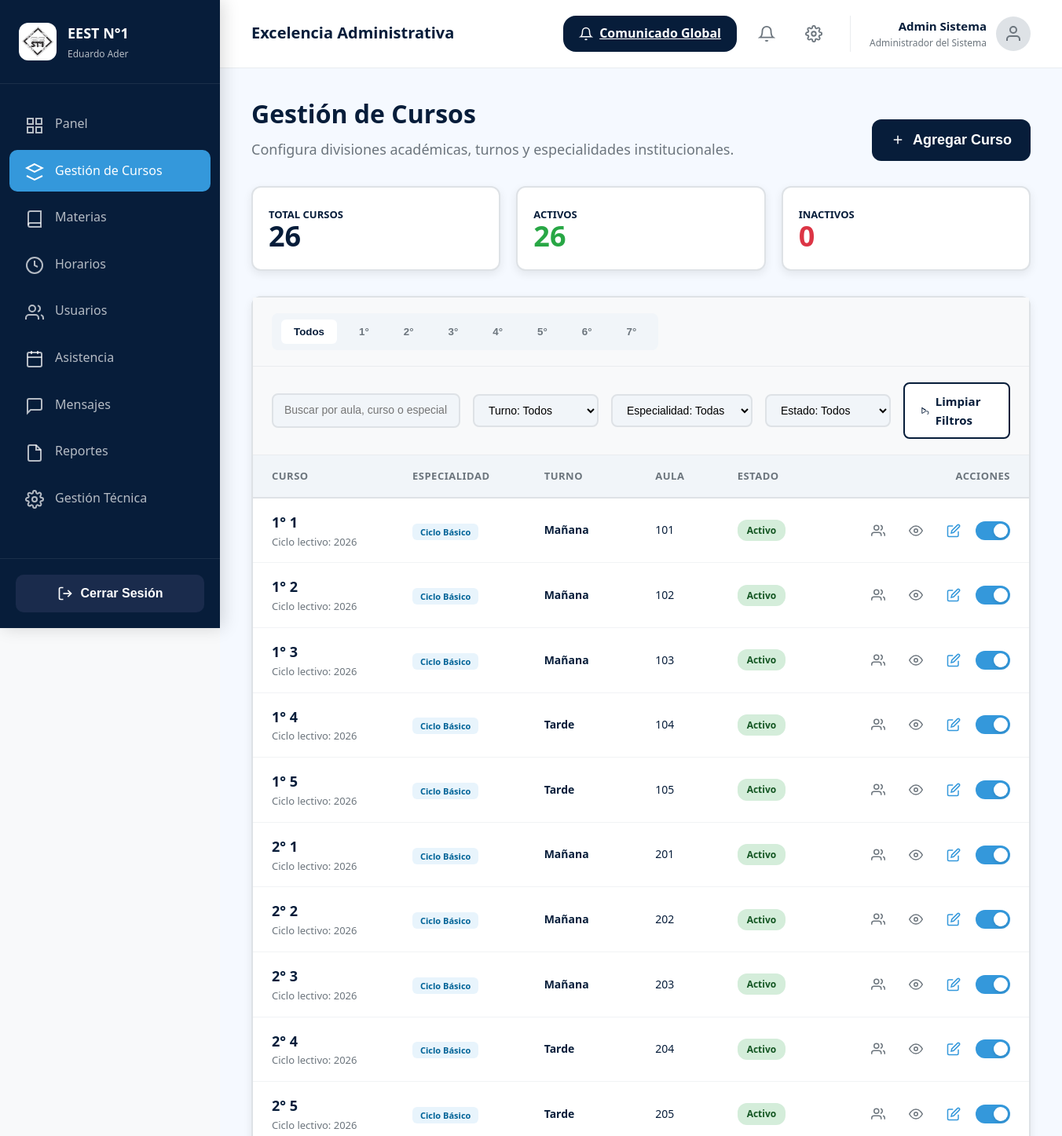
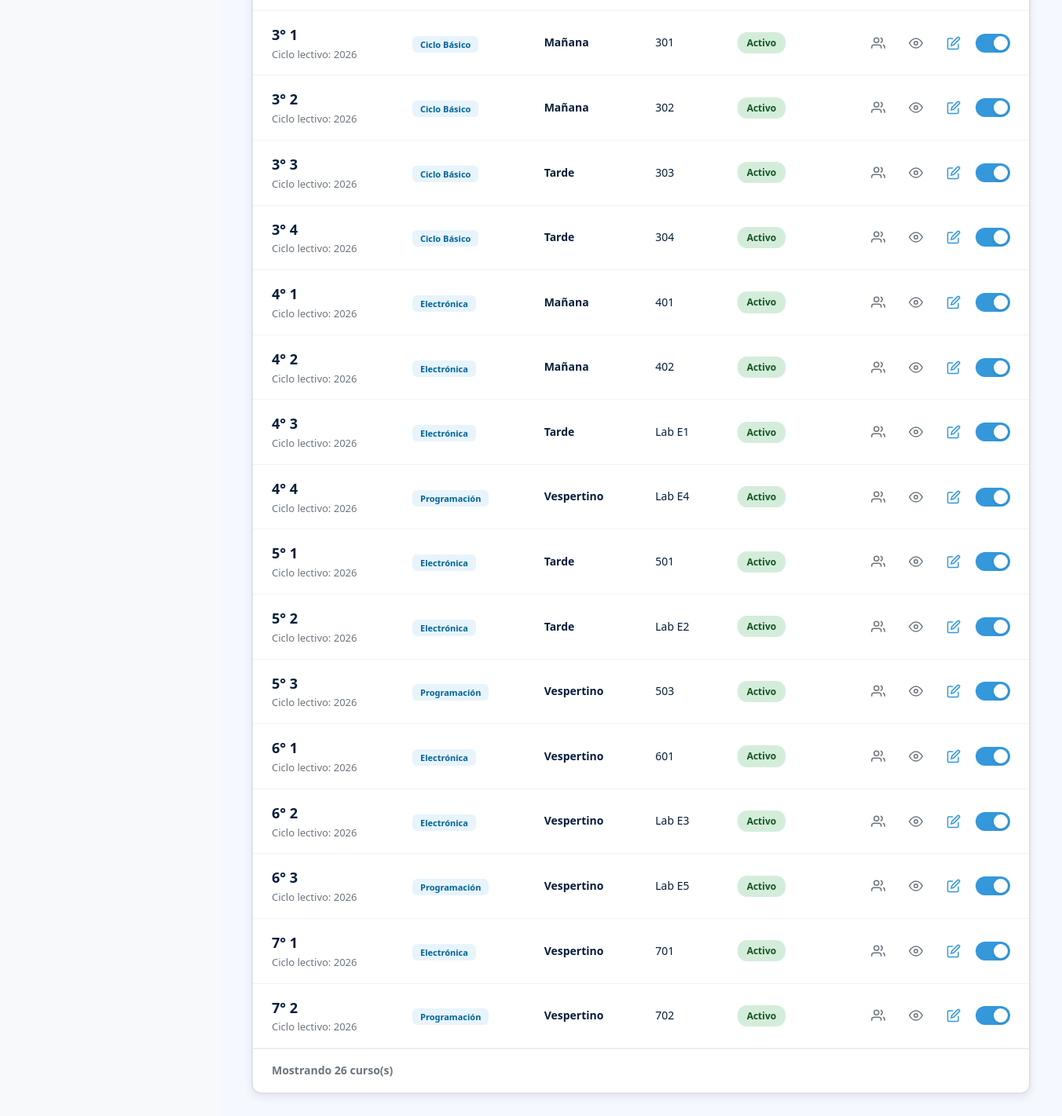
Page /index.php?page=admin/cursos (signed in) on the committed database (2 pictures, top to bottom).
### tables this page shows
CREATE TABLE `usuarios` (
  `id` int(10) UNSIGNED NOT NULL,
  `institucion_id` int(10) UNSIGNED NOT NULL DEFAULT 1,
  `nombre` varchar(100) NOT NULL,
  `apellido` varchar(100) NOT NULL,
  `dni` varchar(15) DEFAULT NULL COMMENT 'Solo para adultos: NULL para alumnos',
  `email` varchar(150) NOT NULL,
  `password_hash` varchar(255) NOT NULL,
  `rol` enum('admin','directivo','preceptor','alumno','padre_tutor') NOT NULL,
  `estado` enum('activo','inactivo','pendiente','rechazado') NOT NULL DEFAULT 'pendiente',
  `foto_perfil` varchar(255) DEFAULT NULL,
  `telefono` varchar(30) DEFAULT NULL,
  `fecha_nacimiento` date DEFAULT NULL,
  `domicilio` varchar(255) DEFAULT NULL,
  `primer_acceso` tinyint(1) NOT NULL DEFAULT 1 COMMENT '1=debe cambiar contraseña',
  `token_recuperacion` varchar(255) DEFAULT NULL,
  `token_expiracion` datetime DEFAULT NULL,
  `ultimo_acceso` datetime DEFAULT NULL,
  `created_at` timestamp NOT NULL DEFAULT current_timestamp(),
  `updated_at` timestamp NOT NULL DEFAULT current_timestamp() ON UPDATE current_timestamp()
);

CREATE TABLE `cursos` (
  `id` int(10) UNSIGNED NOT NULL,
  `institucion_id` int(10) UNSIGNED NOT NULL DEFAULT 1,
  `anio` tinyint(3) UNSIGNED NOT NULL COMMENT '1 al 7',
  `division` tinyint(3) UNSIGNED NOT NULL COMMENT '1ra=1, 2da=2, etc.',
  `turno` enum('mañana','tarde','vespertino') NOT NULL DEFAULT 'mañana',
  `especialidad_id` int(10) UNSIGNED NOT NULL,
  `aula` varchar(50) DEFAULT NULL,
  `ciclo_lectivo` year(4) NOT NULL,
  `estado` enum('activo','inactivo','archivado') NOT NULL DEFAULT 'activo',
  `created_at` timestamp NOT NULL DEFAULT current_timestamp(),
  `updated_at` timestamp NOT NULL DEFAULT current_timestamp() ON UPDATE current_timestamp()
);

CREATE TABLE `especialidades` (
  `id` int(10) UNSIGNED NOT NULL,
  `nombre` varchar(100) NOT NULL,
  `codigo` varchar(20) NOT NULL,
  `ciclo` enum('basico','superior') NOT NULL DEFAULT 'superior',
  `activo` tinyint(1) NOT NULL DEFAULT 1
);

### views/admin/cursos.php (the view, shortened to what the rows shown need)
<?php
require_once __DIR__ . '/../../models/Curso.php';
require_once __DIR__ . '/../../controllers/AdminCursosController.php';
$db = Database::getConnection();
$usuario_id = $_SESSION['usuario_id'];
$stmt = $db->prepare("SELECT * FROM usuarios WHERE id = ? LIMIT 1");
$stmt->execute([$usuario_id]);
$admin_user = $stmt->fetch(PDO::FETCH_ASSOC);
$data = AdminCursosController::index();
$cursos = $data['cursos'];
$stats = $data['stats'];
$filters = $data['filters'];
?>
<div class="dashboard-wrapper">
    <?php require __DIR__ . '/../layouts/sidebar.php'; ?>
    <main class="main-content">
        <header class="dashboard-header">
            <div class="dashboard-header-left">
                <h1>Excelencia Administrativa</h1>
            </div>
            <div class="dashboard-header-right">
                <div class="header-actions">
                    <a href="index.php?page=admin/comunicados" class="header-btn">
                        <svg xmlns="http://www.w3.org/2000/svg" width="18" height="18" viewBox="0 0 24 24" fill="none" stroke="currentColor" stroke-width="2">
                            <path d="M18 8A6 6 0 0 0 6 8c0 7-3 9-3 9h18s-3-2-3-9"/>
                            <path d="M13.73 21a2 2 0 0 1-3.46 0"/>
                        </svg>
                        Comunicado Global
                    </a>
                    <button class="header-icon-btn">
                        <svg xmlns="http://www.w3.org/2000/svg" width="22" height="22" viewBox="0 0 24 24" fill="none" stroke="currentColor" stroke-width="2">
                            <path d="M18 8A6 6 0 0 0 6 8c0 7-3 9-3 9h18s-3-2-3-9"/>
                            <path d="M13.73 21a2 2 0 0 1-3.46 0"/>
                        </svg>
                    </button>
                    <a href="index.php?page=admin/configuracion" class="header-icon-btn">
                    </a>
                </div>
                <a href="index.php?page=admin/perfil" class="header-user">
                    <div class="header-user-info">
                        <div class="name"><?= e($admin_user['nombre'] . ' ' . $admin_user['apellido']) ?></div>
                        <div class="role">Administrador del Sistema</div>
                    </div>
                    <div class="header-avatar">
                        <svg xmlns="http://www.w3.org/2000/svg" viewBox="0 0 24 24" fill="none" stroke="currentColor" stroke-width="2">
                            <path d="M20 21v-2a4 4 0 0 0-4-4H8a4 4 0 0 0-4 4v2"/>
                            <circle cx="12" cy="7" r="4"/>
                        </svg>
                    </div>
                </a>
            </div>
        </header>
        <div class="dashboard-body">
            <div class="page-header">
                <div class="page-title">
                    <h1>Gestión de Cursos</h1>
                    <p>Configura divisiones académicas, turnos y especialidades institucionales.</p>
                </div>
                <button class="btn btn-primary" onclick="openModal('createModal')">
                    <svg xmlns="http://www.w3.org/2000/svg" width="18" height="18" viewBox="0 0 24 24" fill="none" stroke="currentColor" stroke-width="2">
                        <path d="M12 5v14M5 12h14"/>
                    </svg>
                    Agregar Curso
                </button>
            </div>
            <div class="stats-grid" style="grid-template-columns: repeat(3, 1fr);">
                <div class="stat-card">
                    <div class="stat-header">
                        <span style="color: #071D3A; font-weight: 800; font-size: 13px; text-transform: uppercase;">Total Cursos</span>
                    </div>
                    <div class="stat-value" style="color: #071D3A; font-size: 36px; font-weight: 800;"><?= e($stats['total']) ?></div>
                </div>
                <div class="stat-card">
                    <div class="stat-header">
                        <span style="color: #071D3A; font-weight: 800; font-size: 13px; text-transform: uppercase;">Activos</span>
                    </div>
                    <div class="stat-value" style="color: #28A745; font-size: 36px; font-weight: 800;"><?= e($stats['activos']) ?></div>
                </div>
                <div class="stat-card">
                    <div class="stat-header">
                        <span style="color: #071D3A; font-weight: 800; font-size: 13px; text-transform: uppercase;">Inactivos</span>
                    </div>
                    <div class="stat-value" style="color: #DC3545; font-size: 36px; font-weight: 800;"><?= e($stats['inactivos']) ?></div>
                </div>
            </div>
            <div class="data-table-container" style="margin-top: 32px;">
                <form method="GET" action="index.php" style="display: contents;">
                    <div class="table-header">
                        <div class="table-toolbar" style="flex-wrap: wrap; gap: 20px;">
                            <div style="display: flex; align-items: center; gap: 12px; background: #F1F5F9; padding: 8px 12px; border-radius: 8px;">
                                <?php
                                $allBg = empty($filters['anio']) ? 'white' : 'transparent';
                                $allColor = empty($filters['anio']) ? '#071D3A' : '#6C757D';
                                ?>
                                <button type="submit" name="anio" value="" style="background: <?php echo $allBg; ?>; color: <?php echo $allColor; ?>; border: none; border-radius: 6px; padding: 8px 16px; font-weight: 700; cursor: pointer;">Todos</button>
                                <?php for($a=1; $a<=7; $a++):
                                    $bg = ($filters['anio'] == $a) ? 'white' : 'transparent';
                                    $color = ($filters['anio'] == $a) ? '#071D3A' : '#6C757D';
                                ?>
                                    <button type="submit" name="anio" value="<?= e($a) ?>" style="background: <?php echo $bg; ?>; color: <?php echo $color; ?>; border: none; border-radius: 6px; padding: 8px 16px; font-weight: 700; cursor: pointer;"><?= e($a) ?>°</button>
                                <?php endfor; ?>
                            </div>
                        </div>
                    </div>
                    <div class="table-header" style="border-top: none; display: flex; align-items: center; gap: 16px;">
                        <input type="text" class="filter-input" placeholder="Buscar por aula, curso o especialidad..." name="busqueda" value="<?= e($filters['busqueda']) ?>" style="min-width: 240px;">
                        <select class="filter-input" name="turno" style="min-width: 160px;">
                            <option value="">Turno: Todos</option>
                        </select>
                        <select class="filter-input" name="especialidad_id" style="min-width: 180px;">
                            <option value="">Especialidad: Todas</option>
                        </select>
                        <select class="filter-input" name="estado" style="min-width: 160px;">
                            <option value="">Estado: Todos</option>
                        </select>
                        <a href="index.php?page=admin/cursos" class="btn-outline" style="margin-left: auto;">
                            <svg xmlns="http://www.w3.org/2000/svg" width="16" height="16" viewBox="0 0 24 24" fill="none" stroke="currentColor" stroke-width="2">
                                <polyline points="14.5 10 4 4 4 20 14.5 14"/>
                                <path d="M3.5 4L17 14H20a2 2 0 0 1 2 2v4a2 2 0 0 1-2 2h-1"/>
                            </svg>
                            Limpiar Filtros
                        </a>
                    </div>
                </form>
                <table class="data-table" style="width: 100%;">
                    <thead>
                        <tr style="background: #E8F4FC;">
                            <th style="text-align: left; padding: 16px 24px; font-size: 13px; font-weight: 700; color: #6C757D; text-transform: uppercase; letter-spacing: 0.5px;">Curso</th>
                            <th style="text-align: left; padding: 16px 24px; font-size: 13px; font-weight: 700; color: #6C757D; text-transform: uppercase; letter-spacing: 0.5px;">Especialidad</th>
                            <th style="text-align: left; padding: 16px 24px; font-size: 13px; font-weight: 700; color: #6C757D; text-transform: uppercase; letter-spacing: 0.5px;">Turno</th>
                            <th style="text-align: left; padding: 16px 24px; font-size: 13px; font-weight: 700; color: #6C757D; text-transform: uppercase; letter-spacing: 0.5px;">Aula</th>
                            <th style="text-align: left; padding: 16px 24px; font-size: 13px; font-weight: 700; color: #6C757D; text-transform: uppercase; letter-spacing: 0.5px;">Estado</th>
                            <th style="text-align: right; padding: 16px 24px; font-size: 13px; font-weight: 700; color: #6C757D; text-transform: uppercase; letter-spacing: 0.5px;">Acciones</th>
                        </tr>
                    </thead>
                    <tbody>
                        <?php if (empty($cursos)): ?>
                            <tr>
                                <td colspan="6" style="padding: 48px 24px; text-align: center; color: #6C757D;">
                                    No hay cursos para mostrar.
                                </td>
                            </tr>
                        <?php else: ?>
                            <?php foreach ($cursos as $curso): ?>
                                <tr>
                                    <td style="padding: 16px 24px;">
                                        <div style="font-size: 18px; font-weight: 800; color: #071D3A;"><?= e($curso['anio']) ?>° <?= e($curso['division']) ?></div>
                                        <div style="font-size: 13px; color: #6C757D;">Ciclo lectivo: <?= e($curso['ciclo_lectivo']) ?></div>
                                    </td>
                                    <td style="padding: 16px 24px;">
                                        <span class="badge-esp"><?= e($curso['especialidad_nombre']) ?></span>
                                    </td>
                                    <td style="padding: 16px 24px; font-size: 14px; color: #071D3A; font-weight: 600;"><?= e(ucfirst($curso['turno'])) ?></td>
                                    <td style="padding: 16px 24px; font-size: 14px; color: #071D3A;"><?= e($curso['aula'] ?? '—') ?></td>
                                    <td style="padding: 16px 24px;">
                                        <span class="status-badge <?= $curso['estado'] === 'activo' ? 'active' : 'inactive' ?>">
                                            <?= e(ucfirst($curso['estado'])) ?>
                                        </span>
                                    </td>
                                    <td style="padding: 16px 24px; text-align: right;">
                                        <div style="display: flex; justify-content: flex-end; gap: 8px; align-items: center;">
                                            <a href="index.php?page=admin/cursos&curso_id=<?= e($curso['id']) ?>" class="btn-icon" style="color: #6C757D;" title="Ver alumnos">
                                                <svg xmlns="http://www.w3.org/2000/svg" width="18" height="18" viewBox="0 0 24 24" fill="none" stroke="currentColor" stroke-width="2">
                                                    <path d="M17 21v-2a4 4 0 0 0-4-4H5a4 4 0 0 0-4 4v2"/>
                                                    <circle cx="9" cy="7" r="4"/>
                                                    <path d="M23 21v-2a4 4 0 0 0-3-3.87"/>
                                                    <path d="M16 3.13a4 4 0 0 1 0 7.75"/>
                                                </svg>
                                            </a>
                                            <button class="btn-icon" style="color: #6C757D;" onclick="openViewModal(<?= htmlspecialchars(json_encode($curso), ENT_QUOTES, 'UTF-8') ?>)" title="Ver detalles">
                                                <svg xmlns="http://www.w3.org/2000/svg" width="18" height="18" viewBox="0 0 24 24" fill="none" stroke="currentColor" stroke-width="2">
                                                    <path d="M1 12s4-8 11-8 11 8 11 8-4 8-11 8-11-8-11-8z"/>
                                                    <circle cx="12" cy="12" r="3"/>
                                                </svg>
                                            </button>
                                            <button class="btn-icon" style="color: #3498DB;" onclick="openEditModal(<?= htmlspecialchars(json_encode($curso), ENT_QUOTES, 'UTF-8') ?>)" title="Editar">
                                                <svg xmlns="http://www.w3.org/2000/svg" width="18" height="18" viewBox="0 0 24 24" fill="none" stroke="currentColor" stroke-width="2">
                                                    <path d="M11 4H4a2 2 0 0 0-2 2v14a2 2 0 0 0 2 2h14a2 2 0 0 0 2-2v-7"/>
                                                    <path d="M18.5 2.5a2.121 2.121 0 0 1 3 3L12 15l-4 1 1-4 9.5-9.5z"/>
                                                </svg>
                                            </button>
                                            <form method="POST" action="index.php" style="display: inline;">
                                                <label class="toggle-switch" style="display: inline-flex; cursor: pointer;">
                                                    <span class="toggle-slider"></span>
                                                </label>
                                            </form>
                                        </div>
                                    </td>
                                </tr>
                            <?php endforeach; ?>
                        <?php endif; ?>
                    </tbody>
                </table>
                <div style="display: flex; justify-content: space-between; align-items: center; padding: 16px 24px; border-top: 1px solid #E9ECEF;">
                    <div style="color: #6C757D; font-size: 14px; font-weight: 600;">Mostrando <?= e(count($cursos)) ?> curso(s)</div>
                </div>
            </div>
        </div>
    </main>
</div>

### rows in the picture
usuarios: nombre+apellido "Admin Sistema"
cursos: anio "1", division "1", ciclo_lectivo "2026", especialidad.nombre "Ciclo Básico", turno "Mañana", aula "101", estado "Activo"
cursos: anio "1", division "2", ciclo_lectivo "2026", especialidad.nombre "Ciclo Básico", turno "Mañana", aula "102", estado "Activo"
cursos: anio "1", division "3", ciclo_lectivo "2026", especialidad.nombre "Ciclo Básico", turno "Mañana", aula "103", estado "Activo"
cursos: anio "1", division "4", ciclo_lectivo "2026", especialidad.nombre "Ciclo Básico", turno "Tarde", aula "104", estado "Activo"
cursos: anio "1", division "5", ciclo_lectivo "2026", especialidad.nombre "Ciclo Básico", turno "Tarde", aula "105", estado "Activo"
cursos: anio "2", division "1", ciclo_lectivo "2026", especialidad.nombre "Ciclo Básico", turno "Mañana", aula "201", estado "Activo"
cursos: anio "2", division "2", ciclo_lectivo "2026", especialidad.nombre "Ciclo Básico", turno "Mañana", aula "202", estado "Activo"
cursos: anio "2", division "3", ciclo_lectivo "2026", especialidad.nombre "Ciclo Básico", turno "Mañana", aula "203", estado "Activo"
cursos: anio "2", division "4", ciclo_lectivo "2026", especialidad.nombre "Ciclo Básico", turno "Tarde", aula "204", estado "Activo"
cursos: anio "2", division "5", ciclo_lectivo "2026", especialidad.nombre "Ciclo Básico", turno "Tarde", aula "205", estado "Activo"
cursos: anio "3", division "1", ciclo_lectivo "2026", especialidad.nombre "Ciclo Básico", turno "Mañana", aula "301", estado "Activo"
cursos: anio "3", division "2", ciclo_lectivo "2026", especialidad.nombre "Ciclo Básico", turno "Mañana", aula "302", estado "Activo"
cursos: anio "3", division "3", ciclo_lectivo "2026", especialidad.nombre "Ciclo Básico", turno "Tarde", aula "303", estado "Activo"
cursos: anio "3", division "4", ciclo_lectivo "2026", especialidad.nombre "Ciclo Básico", turno "Tarde", aula "304", estado "Activo"
cursos: anio "4", division "1", ciclo_lectivo "2026", especialidad.nombre "Electrónica", turno "Mañana", aula "401", estado "Activo"
cursos: anio "4", division "2", ciclo_lectivo "2026", especialidad.nombre "Electrónica", turno "Mañana", aula "402", estado "Activo"
cursos: anio "4", division "3", ciclo_lectivo "2026", especialidad.nombre "Electrónica", turno "Tarde", aula "Lab E1", estado "Activo"
cursos: anio "4", division "4", ciclo_lectivo "2026", especialidad.nombre "Programación", turno "Vespertino", aula "Lab E4", estado "Activo"
cursos: anio "5", division "1", ciclo_lectivo "2026", especialidad.nombre "Electrónica", turno "Tarde", aula "501", estado "Activo"
cursos: anio "5", division "2", ciclo_lectivo "2026", especialidad.nombre "Electrónica", turno "Tarde", aula "Lab E2", estado "Activo"
cursos: anio "5", division "3", ciclo_lectivo "2026", especialidad.nombre "Programación", turno "Vespertino", aula "503", estado "Activo"
cursos: anio "6", division "1", ciclo_lectivo "2026", especialidad.nombre "Electrónica", turno "Vespertino", aula "601", estado "Activo"
cursos: anio "6", division "2", ciclo_lectivo "2026", especialidad.nombre "Electrónica", turno "Vespertino", aula "Lab E3", estado "Activo"
cursos: anio "6", division "3", ciclo_lectivo "2026", especialidad.nombre "Programación", turno "Vespertino", aula "Lab E5", estado "Activo"
cursos: anio "7", division "1", ciclo_lectivo "2026", especialidad.nombre "Electrónica", turno "Vespertino", aula "701", estado "Activo"
cursos: anio "7", division "2", ciclo_lectivo "2026", especialidad.nombre "Programación", turno "Vespertino", aula "702", estado "Activo"

### other values in the picture
$item['label'] "Panel"
$item['label'] "Gestión de Cursos"
$item['label'] "Materias"
$item['label'] "Horarios"
$item['label'] "Usuarios"
$item['label'] "Asistencia"
$item['label'] "Mensajes"
$item['label'] "Reportes"
$item['label'] "Gestión Técnica"
$stats['total'] "26"
$stats['activos'] "26"
$stats['inactivos'] "0"
count($cursos) "26"
